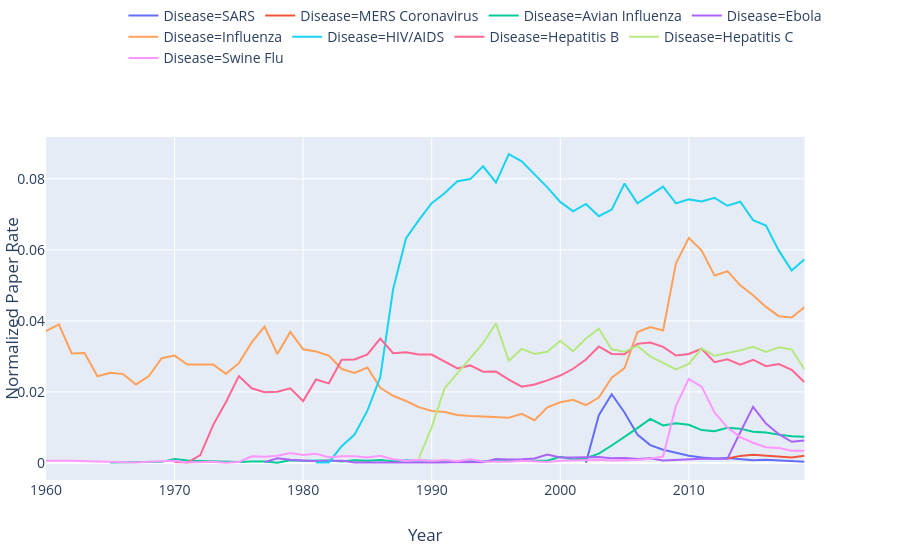

Notebook code for this chart:
### Code cell
import plotly.express as px

fig = px.line(pub[(pub["Type"]=="Virolgy")&(pub["Year"]>1959)].to_dataframe(), x="Year", y="Normalized Paper Rate",color="Disease")
fig.update_layout({"legend":{"x":.1,"y":1.4}, "margin":{"t":0,"l":0},"legend_orientation":"h"},  font=dict(
        size=14,
    ))
fig.show()
